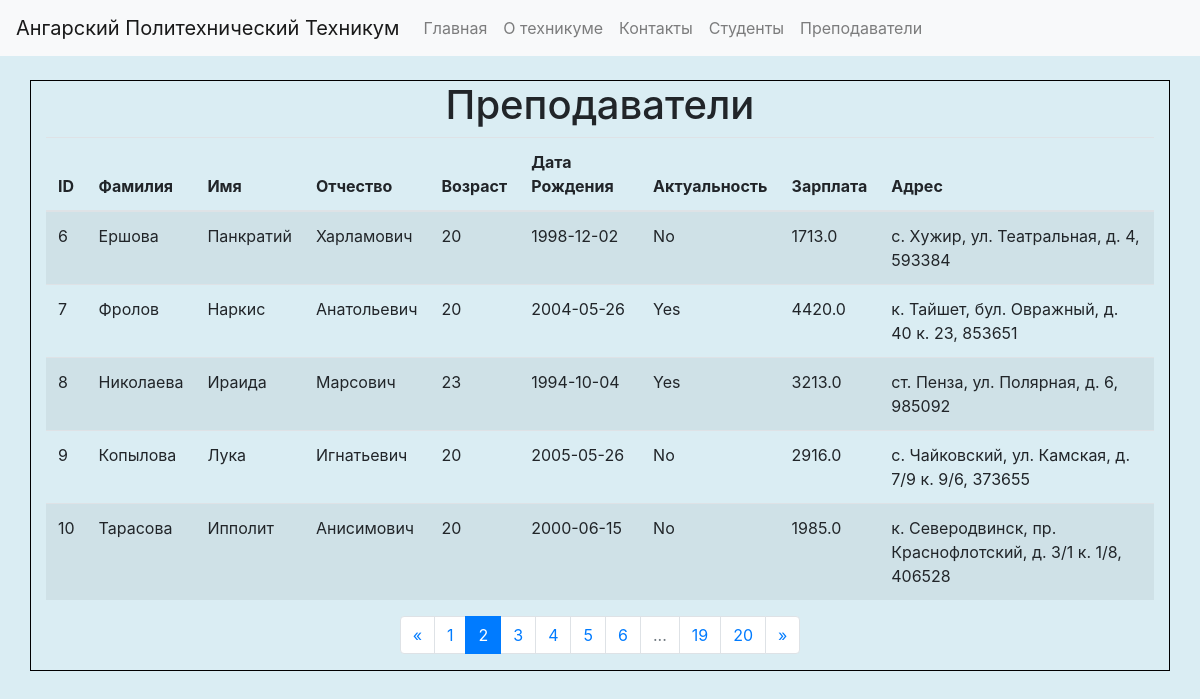
Screenshot of /prepods?page=2 with the database file from the repository.
### app.py (models this page shows, shortened)
class Prepod(db.Model):
    id = db.Column(db.Integer, primary_key=True)
    first_name = db.Column(db.String(80), nullable=False)
    last_name = db.Column(db.String(80), nullable=False)
    middle_name = db.Column(db.String(80), nullable=False)
    age = db.Column(db.Integer, nullable=False)
    birth_date = db.Column(db.Date, nullable=False)
    is_active = db.Column(db.Boolean, nullable=False, default=True)
    salary = db.Column(db.Float, nullable=False)
    address = db.Column(db.String(120), nullable=False)

### app.py (the view)
@app.route('/prepods')
def prepods():
    page = request.args.get('page', 1, type=int)
    prepods = Prepod.query.paginate(page=page, per_page=5)
    return render_template('prepods.html', prepods=prepods)

### templates/prepods.html (shortened to what this page needs)
{% extends "layout.html" %}
{% block content %}
<h1>Преподаватели</h1>
<table class="table table-striped">
    <thead>
        <tr>
            <th>ID</th>
            <th>Фамилия</th>
            <th>Имя</th>
            <th>Отчество</th>
            <th>Возраст</th>
            <th>Дата Рождения</th>
            <th>Актуальность</th>
            <th>Зарплата</th>
            <th>Адрес</th>
        </tr>
    </thead>
    <tbody>
        {% for prepod in prepods.items %}
        <tr>
            <td>{{ prepod.id }}</td>
            <td>{{ prepod.last_name }}</td>
            <td>{{ prepod.first_name }}</td>
            <td>{{ prepod.middle_name }}</td>
            <td>{{ prepod.age }}</td>
            <td>{{ prepod.birth_date }}</td>
            <td>{{ "Yes" if prepod.is_active else "No" }}</td>
            <td>{{ prepod.salary }}</td>
            <td>{{ prepod.address }}</td>
        </tr>
        {% endfor %}
    </tbody>
</table>
<nav aria-label="Page navigation">
    <ul class="pagination">
        {% if prepods.has_prev %}
        <li class="page-item">
            <a class="page-link" href="{{ url_for('prepods', page=prepods.prev_num) }}" aria-label="Previous">
                <span aria-hidden="true">&laquo;</span>
            </a>
        </li>
        {% else %}
        <li class="page-item disabled">
            <span class="page-link" aria-hidden="true">&laquo;</span>
        </li>
        {% endif %}
        {% for page_num in prepods.iter_pages() %}
            {% if page_num %}
                {% if page_num != prepods.page %}
                <li class="page-item">
                    <a class="page-link" href="{{ url_for('prepods', page=page_num) }}">{{ page_num }}</a>
                </li>
                {% else %}
                <li class="page-item active">
                    <span class="page-link">{{ page_num }}</span>
                </li>
                {% endif %}
            {% else %}
            <li class="page-item disabled">
                <span class="page-link">...</span>
            </li>
            {% endif %}
        {% endfor %}
        {% if prepods.has_next %}
        <li class="page-item">
            <a class="page-link" href="{{ url_for('prepods', page=prepods.next_num) }}" aria-label="Next">
                <span aria-hidden="true">&raquo;</span>
            </a>
        </li>
        {% else %}
        <li class="page-item disabled">
            <span class="page-link" aria-hidden="true">&raquo;</span>
        </li>
        {% endif %}
    </ul>
</nav>
{% endblock %}

### static/css/styles.css (style rules this page uses)
body { background-color: rgb(218, 237, 243); }

### rows the page displays
Prepod: id "6", last_name "Ершова", first_name "Панкратий", middle_name "Харламович", age "20", birth_date "1998-12-02", is_active "No", salary "1713.0", address "с. Хужир, ул. Театральная, д. 4, 593384"
Prepod: id "7", last_name "Фролов", first_name "Наркис", middle_name "Анатольевич", age "20", birth_date "2004-05-26", is_active "Yes", salary "4420.0", address "к. Тайшет, бул. Овражный, д. 40 к. 23, 853651"
Prepod: id "8", last_name "Николаева", first_name "Ираида", middle_name "Марсович", age "23", birth_date "1994-10-04", is_active "Yes", salary "3213.0", address "ст. Пенза, ул. Полярная, д. 6, 985092"
Prepod: id "9", last_name "Копылова", first_name "Лука", middle_name "Игнатьевич", age "20", birth_date "2005-05-26", is_active "No", salary "2916.0", address "с. Чайковский, ул. Камская, д. 7/9 к. 9/6, 373655"
Prepod: id "10", last_name "Тарасова", first_name "Ипполит", middle_name "Анисимович", age "20", birth_date "2000-06-15", is_active "No", salary "1985.0", address "к. Северодвинск, пр. Краснофлотский, д. 3/1 к. 1/8, 406528"

### other values shown
{{ page_num }} "1" "3" "4" "5" "6" "19" "20"
{{ page_num }} "2"
